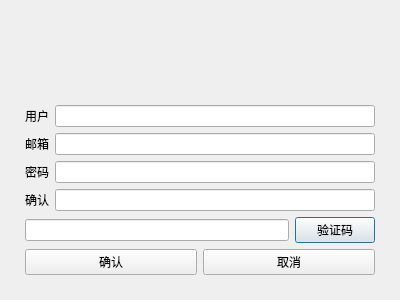
<?xml version="1.0" encoding="UTF-8"?>
<ui version="4.0">
 <class>RegisterDialog</class>
 <widget class="QDialog" name="RegisterDialog">
  <property name="geometry">
   <rect>
    <x>0</x>
    <y>0</y>
    <width>400</width>
    <height>300</height>
   </rect>
  </property>
  <property name="windowTitle">
   <string>Dialog</string>
  </property>
  <layout class="QVBoxLayout" name="verticalLayout_2">
   <item>
    <layout class="QVBoxLayout" name="verticalLayout">
     <property name="leftMargin">
      <number>5</number>
     </property>
     <property name="topMargin">
      <number>5</number>
     </property>
     <property name="rightMargin">
      <number>5</number>
     </property>
     <property name="bottomMargin">
      <number>5</number>
     </property>
     <item>
      <widget class="QStackedWidget" name="stackedWidget">
       <property name="currentIndex">
        <number>1</number>
       </property>
       <widget class="QWidget" name="page"/>
       <widget class="QWidget" name="page_2">
        <layout class="QVBoxLayout" name="verticalLayout_3">
         <item>
          <widget class="QLabel" name="err_tip">
           <property name="text">
            <string/>
           </property>
          </widget>
         </item>
         <item>
          <spacer name="verticalSpacer">
           <property name="orientation">
            <enum>Qt::Orientation::Vertical</enum>
           </property>
           <property name="sizeHint" stdset="0">
            <size>
             <width>20</width>
             <height>40</height>
            </size>
           </property>
          </spacer>
         </item>
         <item>
          <layout class="QHBoxLayout" name="horizontalLayout">
           <item>
            <widget class="QLabel" name="user_label">
             <property name="text">
              <string>用户</string>
             </property>
            </widget>
           </item>
           <item>
            <widget class="QLineEdit" name="user_edit"/>
           </item>
          </layout>
         </item>
         <item>
          <layout class="QHBoxLayout" name="horizontalLayout_4">
           <item>
            <widget class="QLabel" name="email_label">
             <property name="text">
              <string>邮箱</string>
             </property>
            </widget>
           </item>
           <item>
            <widget class="QLineEdit" name="email_edit"/>
           </item>
          </layout>
         </item>
         <item>
          <layout class="QHBoxLayout" name="horizontalLayout_5">
           <item>
            <widget class="QLabel" name="pass_label">
             <property name="text">
              <string>密码</string>
             </property>
            </widget>
           </item>
           <item>
            <widget class="QLineEdit" name="lineEdit_Passwd"/>
           </item>
          </layout>
         </item>
         <item>
          <layout class="QHBoxLayout" name="horizontalLayout_6">
           <item>
            <widget class="QLabel" name="label_Confirm">
             <property name="text">
              <string>确认</string>
             </property>
            </widget>
           </item>
           <item>
            <widget class="QLineEdit" name="lineEdit_Confirm"/>
           </item>
          </layout>
         </item>
         <item>
          <layout class="QHBoxLayout" name="horizontalLayout_7">
           <item>
            <widget class="QLineEdit" name="verify_edit"/>
           </item>
           <item>
            <widget class="QPushButton" name="get_code">
             <property name="text">
              <string>验证码</string>
             </property>
            </widget>
           </item>
          </layout>
         </item>
         <item>
          <layout class="QHBoxLayout" name="horizontalLayout_8">
           <item>
            <widget class="QPushButton" name="confirm_btn">
             <property name="text">
              <string>确认</string>
             </property>
            </widget>
           </item>
           <item>
            <widget class="QPushButton" name="cancel_btn">
             <property name="text">
              <string>取消</string>
             </property>
            </widget>
           </item>
          </layout>
         </item>
        </layout>
       </widget>
      </widget>
     </item>
    </layout>
   </item>
  </layout>
 </widget>
 <resources/>
 <connections/>
</ui>
